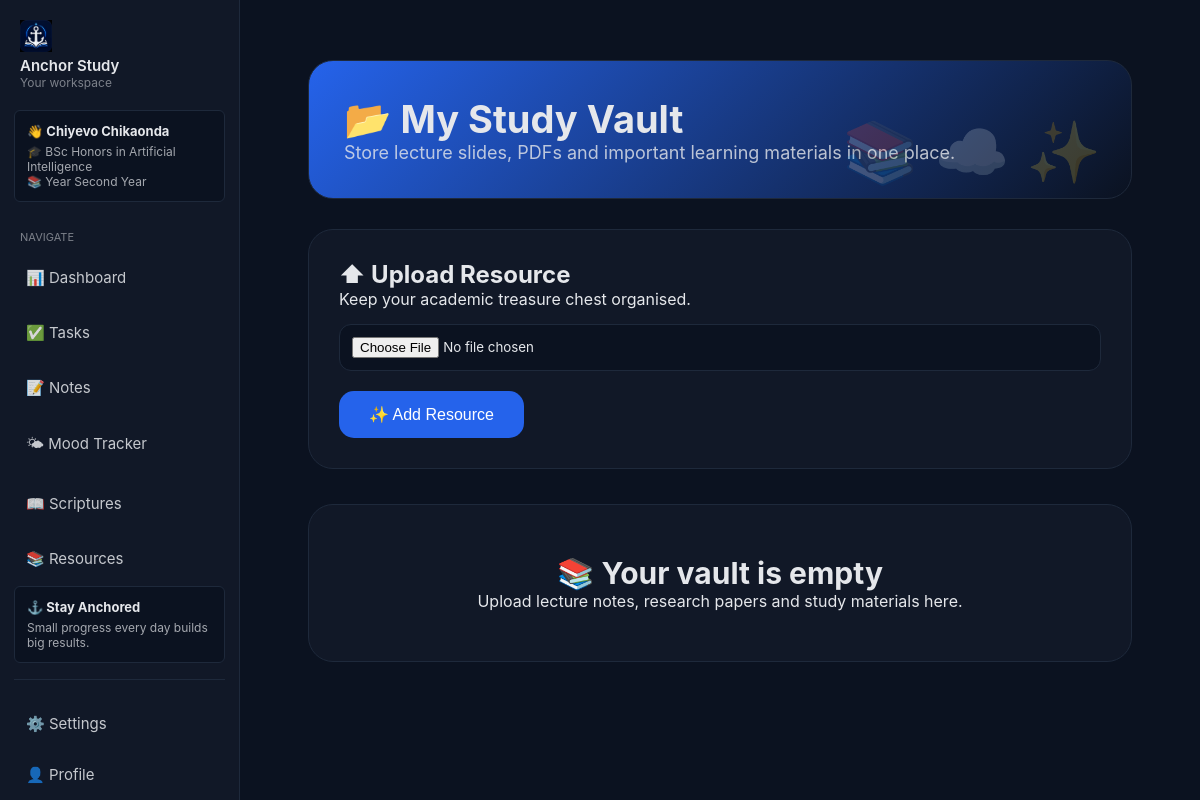
/resources (signed in), run on the app's committed database.
### tables this page shows
CREATE TABLE users(

        id INTEGER PRIMARY KEY AUTOINCREMENT,

        full_name TEXT,

        university TEXT,

        course TEXT,

        year TEXT,

        study_goal TEXT,

        target_gpa TEXT,

        username TEXT UNIQUE,

        password TEXT,

        birthday TEXT,

        theme TEXT DEFAULT 'light'

    );

### ai_student_assistant/routes/resources.py (the view, shortened to what this page needs)
@resources.route("/resources", methods=["GET", "POST"])
def resources_page():
    if "user" not in session:
        return redirect("/login")
    username = session["user"]
    conn = get_db()
    files = conn.execute(
        """
        SELECT *
        FROM resources
        WHERE username=?
        ORDER BY uploaded_at DESC
        """,
        (username,)
    ).fetchall()
    conn.close()
    return render_template(
        "resources.html",
        resources=files
    )

### ai_student_assistant/database.py (called while the page is built)
def get_db():
    conn = sqlite3.connect(DB_NAME)
    conn.row_factory = sqlite3.Row
    return conn

### app.py (called while the page is built)
@app.context_processor
def inject_user_profile():
    profile_user = None
    if "user" in session:
        conn = get_db()
        profile_user = conn.execute(
            """
            SELECT
                full_name,
                course,
                year,
                theme
            FROM users
            WHERE username=?
            """,
            (session["user"],)
        ).fetchone()
        conn.close()
    return {
        "profile_user": profile_user
    }

### ai_student_assistant/templates/resources.html (shortened to what this page needs)
{% extends "base.html" %}
{% block content %}
<div class="resources-page">
<div class="resources-header">
<h1>
📂 My Study Vault
</h1>
<p>
Store lecture slides, PDFs and important learning materials in one place.
</p>
</div>
<div class="upload-card">
<h2>
⬆ Upload Resource
</h2>
<p>
Keep your academic treasure chest organised.
</p>
<form method="POST" enctype="multipart/form-data">
<input
type="file"
name="file"
required
>
<button class="upload-btn">
✨ Add Resource
</button>
</form>
</div>
{% if resources %}
<div class="resource-grid">
{% for file in resources %}
<div class="resource-card">
<div class="file-icon">
📄
</div>
<div class="file-name">
{{file.filename}}
</div>
<div class="date">
Uploaded:
{{file.uploaded_at}}
</div>
<a
class="open-btn"
href="/uploads/{{file.filename}}"
target="_blank"
>
Open File 📖
</a>
<div class="actions">
<a
class="delete-btn"
href="/delete-resource/{{file.id}}"
onclick="return confirm('Delete this resource?')"
>
🗑 Delete
</a>
</div>
</div>
{% endfor %}
</div>
{% else %}
<div class="empty">
<h2>
📚 Your vault is empty
</h2>
<p>
Upload lecture notes, research papers and study materials here.
</p>
</div>
{% endif %}
</div>
{% endblock %}

### ai_student_assistant/templates/base.html (shortened to what this page needs)
<!DOCTYPE html>
<html>
<head>
</head>
<body>
{% if request.path not in ['/', '/login', '/signup'] %}
    <div class="sidebar main-sidebar">
        <div class="logo">
            <img src="{{ url_for('static', filename='anchor-study-logo.png') }}" alt="Anchor Study Logo" class="logo-image">
            <h2>Anchor Study</h2>
            <p>Your workspace</p>
        </div>
        {% if profile_user %}
            <div class="student-mini-card">
                <h3>👋 {{ profile_user["full_name"] }}</h3>
                <p>🎓 {{ profile_user["course"] }}</p>
                <p>📚 Year {{ profile_user["year"] }}</p>
            </div>
        {% endif %}
        <div class="menu-title">NAVIGATE</div>
        <a href="/dashboard">📊 Dashboard</a>
        <a href="/tasks" class="desktop-link">✅ Tasks</a>
        <a href="/notes" class="desktop-link">📝 Notes</a>
        <a href="/mood">🌤 Mood Tracker</a>
        <a href="/scriptures">📖 Scriptures</a>
        <a href="/resources">📚 Resources</a>
        <div class="study-card">
            <h3>⚓ Stay Anchored</h3>
            <p>Small progress every day builds big results.</p>
        </div>
        <div class="menu-bottom">
            <a href="/settings">⚙️ Settings</a>
            <a href="/profile/edit" class="desktop-link">👤 Profile</a>
        </div>
    </div>
{% endif %}
{% if request.path == "/" %}
    <div class="welcome-main">
{% else %}
    <div class="main">
{% endif %}
{% block content %}
{% endblock %}
</div>
</body>
</html>

### ai_student_assistant/templates/base.html (style rules this page uses)
:root, [data-theme="default"] { --background: #07111f; --sidebar: #111827; --card: #0f172a; --accent: #2563eb; --text: #e5e7eb; --soft: #1e293b; --border: #334155; }
* { box-sizing: border-box; margin: 0; padding: 0; }
:root { --background: #0b1220; --sidebar: #111827; --card: #111827; --accent: #2563eb; --text: #e5e7eb; --soft: #1e293b; --border: #334155; }
body { min-height: 100vh; font-family: -apple-system, BlinkMacSystemFont, "Segoe UI", Helvetica, Arial, sans-serif; background: var(--background); color: var(--text); transition: background 0.4s ease, color 0.4s ease; overflow-x: hidden; }
html { scroll-behavior: smooth; }
.sidebar, .desktop-sidebar, .mobile-sidebar, .main, .welcome-main, .welcome-navbar { position: relative; z-index: 1; }
.sidebar { position: fixed; left: 0; top: 0; bottom: 0; width: 240px; background: var(--sidebar); padding: 20px 14px; display: flex; flex-direction: column; border-right: 1px solid var(--soft); overflow-y: auto; z-index: 1000; transition: transform 0.3s ease; }
.logo { margin-bottom: 20px; padding: 0 6px; }
.logo-image { width: 32px; height: 32px; object-fit: contain; }
.logo h2 { font-size: 15px; font-weight: 600; }
.logo p { font-size: 12px; opacity: 0.5; }
.student-mini-card, .study-card { background: var(--background); border: 1px solid var(--soft); border-radius: 6px; padding: 12px; margin-bottom: 16px; }
.student-mini-card h3, .study-card h3 { font-size: 13px; margin-bottom: 5px; }
.student-mini-card p, .study-card p { font-size: 12px; opacity: 0.7; }
.menu-title { font-size: 11px; opacity: 0.5; margin: 12px 6px 6px; }
.sidebar a { display: flex; align-items: center; gap: 10px; padding: 14px 12px; margin: 4px 0; border-radius: 12px; text-decoration: none; color: var(--text); font-size: 15px; opacity: 0.85; transition: background .2s ease, transform .2s ease; }
.menu-bottom { margin-top: auto; border-top: 1px solid var(--soft); padding-top: 16px; }
.main { margin-left: 240px; padding: 40px 48px; min-height: 100vh; max-width: 1100px; }
button { background: var(--accent); color: white; border: none; padding: 8px 14px; border-radius: 6px; cursor: pointer; }
input, textarea, select { width: 100%; background: var(--background); color: var(--text); border: 1px solid var(--soft); border-radius: 6px; padding: 10px 12px; font-family: inherit; }

### ai_student_assistant/templates/resources.html (style rules this page uses)
.resources-page { max-width:1100px; margin:auto; padding:20px; }
.resources-header { background:linear-gradient( 135deg, var(--accent), transparent ); padding:35px; border-radius:25px; margin-bottom:30px; position:relative; overflow:hidden; border:1px solid var(--soft); }
.resources-header::after { content:"📚 ☁️ ✨"; position:absolute; right:30px; bottom:10px; font-size:60px; opacity:.2; animation:float 5s infinite ease-in-out; }
.resources-header h1 { font-size:38px; margin:0; }
.resources-header p { opacity:.8; font-size:18px; }
.upload-card { background:var(--card); padding:30px; border-radius:25px; border:1px solid var(--soft); margin-bottom:35px; }
.upload-card h2 { margin-top:0; }
.upload-card input { padding:12px; border-radius:12px; width:100%; margin-top:15px; }
.upload-btn { margin-top:20px; background:var(--accent); color:white; border:none; padding:14px 30px; border-radius:15px; font-size:16px; cursor:pointer; transition:.3s; }
.empty { background:var(--card); border:1px solid var(--soft); padding:50px; border-radius:25px; text-align:center; }
.empty h2 { font-size:30px; }

### data on the page
users: full_name "Chiyevo Chikaonda", course "BSc Honors in Artificial Intelligence", year "Second Year"
